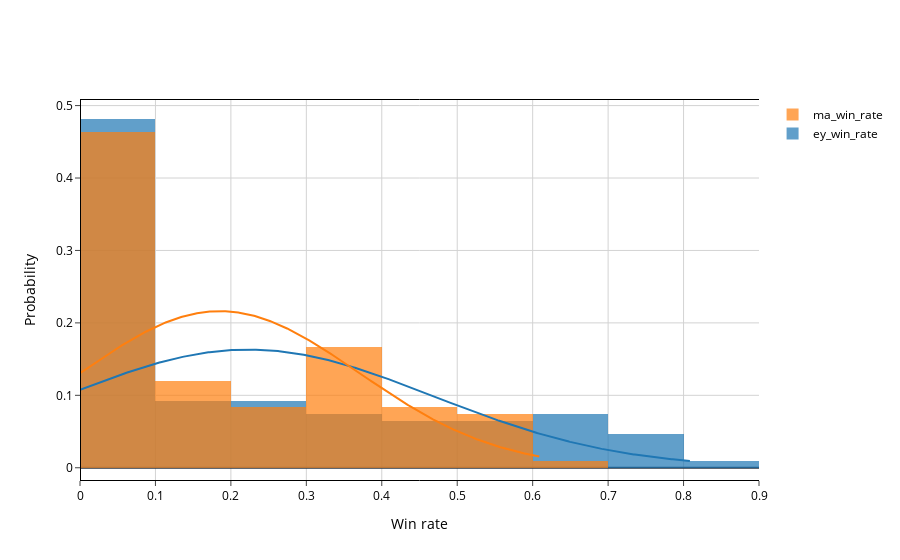
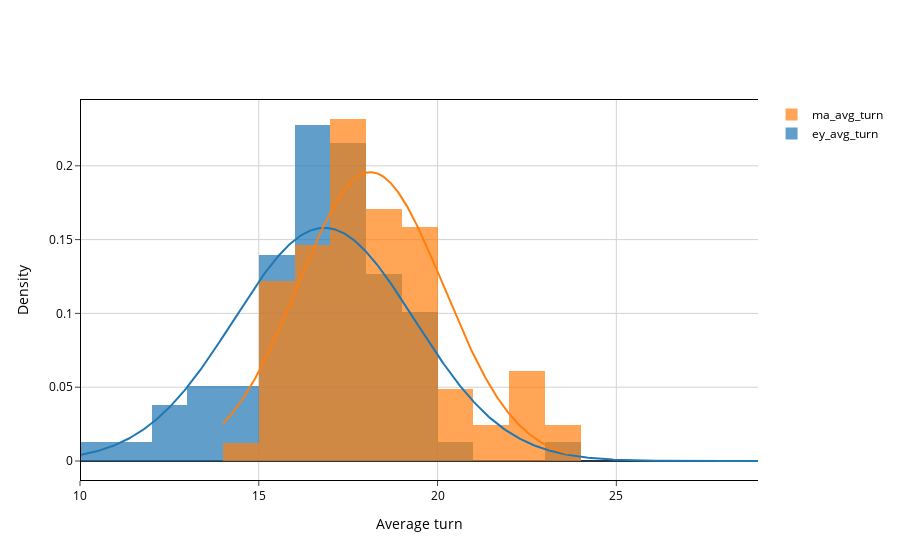

Notebook code for these charts, in order:
### Code cell
group_labels = ['ey_win_rate', 'ma_win_rate']
fig = ff.create_distplot([[data[0] for data in ey_win_rate], [data[0] for data in ma_win_rate]], group_labels,
                         bin_size=[0.1, 0.1], show_hist=True, show_rug=False, curve_type='normal',
                         histnorm='probability').update_layout(
    xaxis_title="Win rate", yaxis_title="Probability"
)
update_fig(fig)
fig.show()
fig.write_image("images/fig-stage-1-win-rate-dist.jpeg")

group_labels = ['ey_avg_turn', 'ma_avg_turn']
fig = ff.create_distplot([[-data[1] for data in ey_win_rate if data[1] != -float('inf')],
                          [-data[1] for data in ma_win_rate if data[1] != -float('inf')]], group_labels,
                         bin_size=[1, 1], show_hist=True, show_rug=False, curve_type='normal',
                         histnorm='probability density').update_layout(
    xaxis_title="Average turn", yaxis_title="Density"
)
update_fig(fig)
fig.show()
fig.write_image("images/fig-stage-1-avg-turn-dist.jpeg")

### Figure 1 — Plotly figure (JSON) as saved in the notebook; plotly's stock layout.template omitted (floating-point values rounded to 4 significant figures; data arrays with more than 128 entries replaced by an {"elided": "..."} marker saying what was removed)
{"data": [{"autobinx": false, "histnorm": "probability", "legendgroup": "ey_win_rate", "marker": {"color": "rgb(31, 119, 180)"}, "name": "ey_win_rate", "opacity": 0.7, "x": [0.0, 0.0, 0.0, 0.02, 0.6, 0.39, 0.15, 0.04, 0.0, 0.0, 0.0, 0.0, 0.0, 0.31, 0.12, 0.19, 0.15, 0.0, 0.01, 0.0, 0.0, 0.01, 0.31, 0.09, 0.22, 0.22, 0.02, 0.0, 0.01, 0.0, 0.07, 0.15, 0.03, 0.17, 0.19, 0.1, 0.0, 0.0, 0.0, 0.01, 0.7, 0.56, 0.36, 0.27, 0.02, 0.0, 0.0, 0.0, 0.0, 0.54, 0.63, 0.41, 0.28, 0.02, 0.04, 0.01, 0.0, 0.03, 0.47, 0.5, 0.55, 0.27, 0.19, 0.11, 0.07, 0.06, 0.06, 0.41, 0.36, 0.39, 0.37, 0.44, 0.0, 0.0, 0.0, 0.01, 0.81, 0.68, 0.54, 0.42, 0.05, 0.0, 0.0, 0.0, 0.0, 0.69, 0.71, 0.45, 0.48, 0.05, 0.24, 0.21, 0.02, 0.04, 0.71, 0.72, 0.64, 0.55, 0.38, 0.28, 0.27, 0.26, 0.07, 0.53, 0.71, 0.68, 0.6, 0.62], "xaxis": "x", "xbins": {"end": 0.81, "size": 0.1, "start": 0.0}, "yaxis": "y", "type": "histogram"}, {"autobinx": false, "histnorm": "probability", "legendgroup": "ma_win_rate", "marker": {"color": "rgb(255, 127, 14)"}, "name": "ma_win_rate", "opacity": 0.7, "x": [0.0, 0.0, 0.0, 0.09, 0.12, 0.3, 0.45, 0.48, 0.42, 0.43, 0.39, 0.0, 0.21, 0.03, 0.06, 0.14, 0.02, 0.03, 0.01, 0.0, 0.0, 0.0, 0.12, 0.01, 0.05, 0.1, 0.04, 0.06, 0.01, 0.0, 0.0, 0.16, 0.04, 0.01, 0.07, 0.06, 0.03, 0.01, 0.0, 0.0, 0.0, 0.32, 0.04, 0.39, 0.32, 0.34, 0.35, 0.23, 0.0, 0.0, 0.0, 0.3, 0.46, 0.14, 0.29, 0.35, 0.38, 0.14, 0.09, 0.0, 0.0, 0.24, 0.41, 0.23, 0.24, 0.31, 0.32, 0.18, 0.07, 0.0, 0.01, 0.16, 0.29, 0.09, 0.19, 0.01, 0.2, 0.14, 0.0, 0.0, 0.0, 0.42, 0.55, 0.47, 0.38, 0.45, 0.1, 0.39, 0.0, 0.0, 0.0, 0.5, 0.53, 0.61, 0.53, 0.5, 0.52, 0.0, 0.23, 0.01, 0.0, 0.36, 0.51, 0.5, 0.37, 0.37, 0.39, 0.13], "xaxis": "x", "xbins": {"end": 0.61, "size": 0.1, "start": 0.0}, "yaxis": "y", "type": "histogram"}, {"legendgroup": "ey_win_rate", "marker": {"color": "rgb(31, 119, 180)"}, "mode": "lines", "name": "ey_win_rate", "showlegend": false, "x": {"elided": "500 float values"}, "xaxis": "x", "y": {"elided": "500 float values"}, "yaxis": "y", "type": "scatter"}, {"legendgroup": "ma_win_rate", "marker": {"color": "rgb(255, 127, 14)"}, "mode": "lines", "name": "ma_win_rate", "showlegend": false, "x": {"elided": "500 float values"}, "xaxis": "x", "y": {"elided": "500 float values"}, "yaxis": "y", "type": "scatter"}], "layout": {"barmode": "overlay", "hovermode": "closest", "legend": {"traceorder": "reversed"}, "xaxis": {"anchor": "y2", "domain": [0.0, 1.0], "zeroline": false, "title": {"text": "Win rate"}, "mirror": true, "ticks": "outside", "showline": true, "linecolor": "black", "gridcolor": "lightgrey"}, "yaxis": {"anchor": "free", "domain": [0.0, 1], "position": 0.0, "title": {"text": "Probability"}, "mirror": true, "ticks": "outside", "showline": true, "linecolor": "black", "gridcolor": "lightgrey"}, "plot_bgcolor": "white", "paper_bgcolor": "white", "font": {"color": "#000000"}}}

### Figure 2 — Plotly figure (JSON) as saved in the notebook; plotly's stock layout.template omitted (floating-point values rounded to 4 significant figures; data arrays with more than 128 entries replaced by an {"elided": "..."} marker saying what was removed)
{"data": [{"autobinx": false, "histnorm": "probability density", "legendgroup": "ey_avg_turn", "marker": {"color": "rgb(31, 119, 180)"}, "name": "ey_avg_turn", "opacity": 0.7, "x": [14.0, 15.33, 16.21, 13.4, 12.5, 17.87, 18.67, 17.0, 17.33, 19.0, 19.0, 18.19, 19.11, 17.59, 18.27, 15.5, 23.0, 16.43, 18.93, 19.0, 17.18, 17.74, 17.8, 11.0, 14.84, 15.62, 12.92, 13.04, 16.0, 16.83, 16.95, 16.2, 16.29, 17.0, 18.75, 29.0, 18.0, 16.96, 17.1, 17.35, 17.37, 15.63, 20.27, 18.29, 19.67, 17.0, 16.83, 17.64, 17.23, 16.95, 17.3, 10.0, 14.52, 14.71, 13.2, 12.48, 13.0, 15.91, 15.69, 15.84, 15.83, 15.0, 18.75, 19.48, 19.5, 15.25, 16.8, 16.72, 16.44, 17.31, 16.97, 19.46, 18.56, 18.38, 16.86, 17.21, 16.68, 16.16, 16.67, 15.85], "xaxis": "x", "xbins": {"end": 29.0, "size": 1, "start": 10.0}, "yaxis": "y", "type": "histogram"}, {"autobinx": false, "histnorm": "probability density", "legendgroup": "ma_avg_turn", "marker": {"color": "rgb(255, 127, 14)"}, "name": "ma_avg_turn", "opacity": 0.7, "x": [17.11, 18.75, 18.33, 19.09, 17.42, 18.64, 17.28, 19.1, 19.1, 20.33, 19.5, 17.93, 22.0, 22.67, 18.0, 19.33, 14.0, 17.4, 20.6, 23.0, 19.83, 18.0, 17.06, 19.75, 18.0, 19.43, 22.5, 23.67, 18.0, 16.56, 22.0, 17.62, 16.41, 16.32, 16.29, 16.48, 16.23, 16.72, 18.0, 17.72, 17.14, 17.42, 18.07, 21.67, 17.5, 18.07, 17.61, 17.29, 17.94, 17.25, 17.22, 19.0, 22.0, 18.81, 18.48, 20.78, 19.58, 20.0, 19.05, 19.21, 15.38, 15.42, 15.66, 15.37, 15.24, 18.8, 15.62, 15.18, 15.55, 16.79, 16.25, 15.06, 15.33, 16.22, 21.0, 18.03, 16.61, 17.34, 16.62, 17.38, 17.46, 19.54], "xaxis": "x", "xbins": {"end": 23.67, "size": 1, "start": 14.0}, "yaxis": "y", "type": "histogram"}, {"legendgroup": "ey_avg_turn", "marker": {"color": "rgb(31, 119, 180)"}, "mode": "lines", "name": "ey_avg_turn", "showlegend": false, "x": {"elided": "500 float values"}, "xaxis": "x", "y": {"elided": "500 float values"}, "yaxis": "y", "type": "scatter"}, {"legendgroup": "ma_avg_turn", "marker": {"color": "rgb(255, 127, 14)"}, "mode": "lines", "name": "ma_avg_turn", "showlegend": false, "x": {"elided": "500 float values"}, "xaxis": "x", "y": {"elided": "500 float values"}, "yaxis": "y", "type": "scatter"}], "layout": {"barmode": "overlay", "hovermode": "closest", "legend": {"traceorder": "reversed"}, "xaxis": {"anchor": "y2", "domain": [0.0, 1.0], "zeroline": false, "title": {"text": "Average turn"}, "mirror": true, "ticks": "outside", "showline": true, "linecolor": "black", "gridcolor": "lightgrey"}, "yaxis": {"anchor": "free", "domain": [0.0, 1], "position": 0.0, "title": {"text": "Density"}, "mirror": true, "ticks": "outside", "showline": true, "linecolor": "black", "gridcolor": "lightgrey"}, "plot_bgcolor": "white", "paper_bgcolor": "white", "font": {"color": "#000000"}}}
